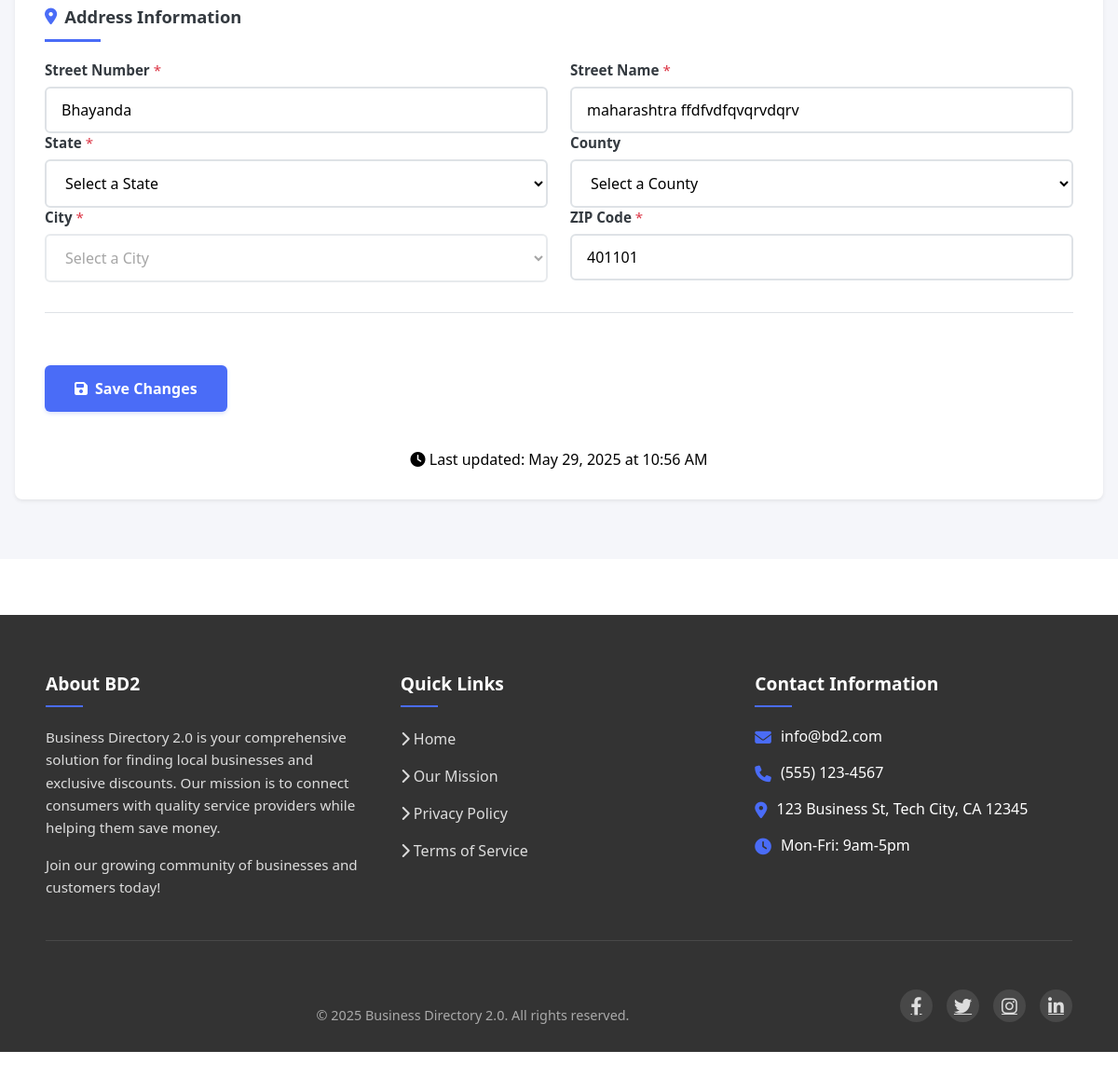
/users/consumer-dashboard/ (signed in, lower part), run on an earlier commit of the app's database.
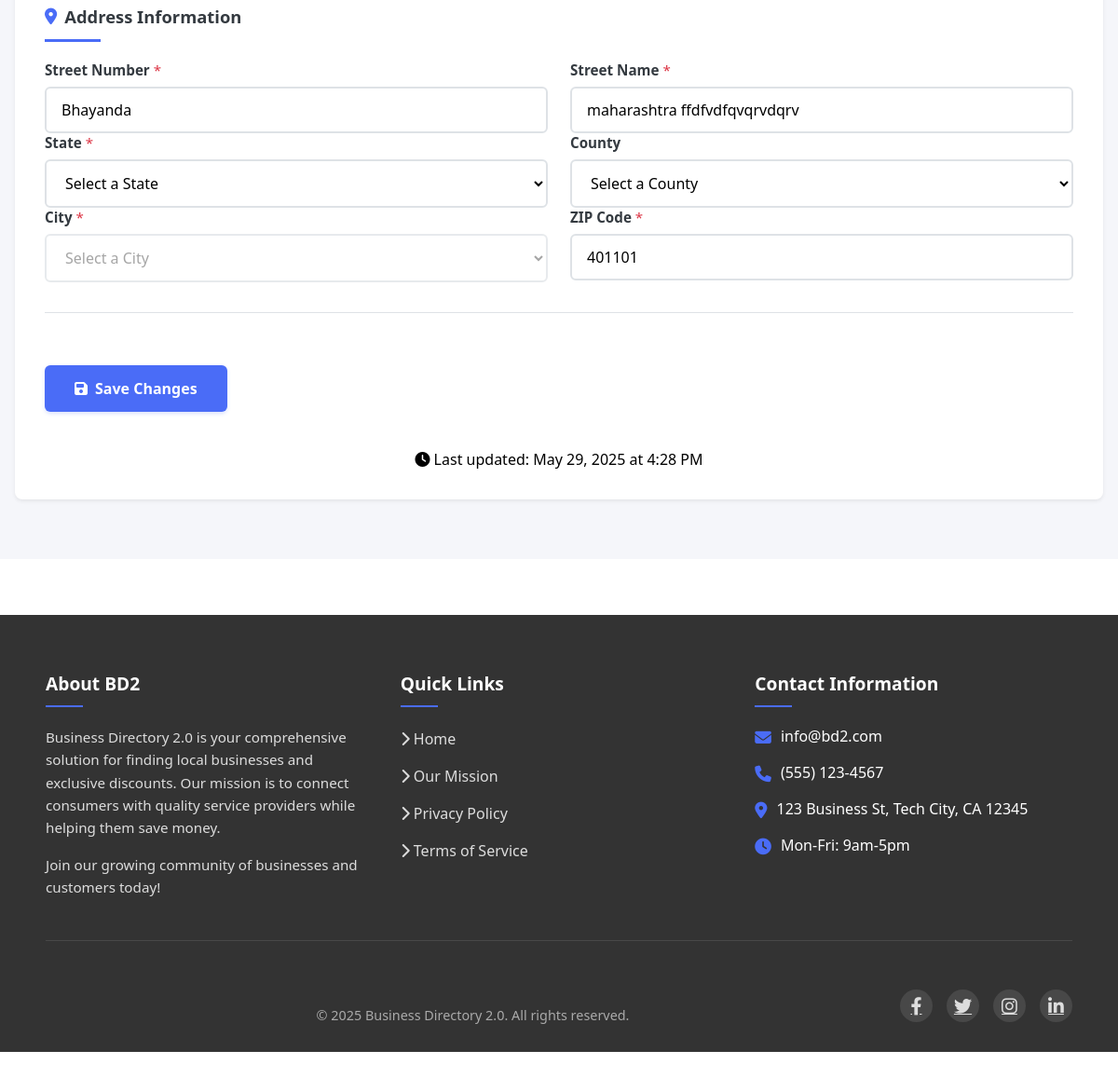
And on a later commit of the database.
### users/models.py (models this page shows, shortened)
class User(AbstractUser, TimeStampedModel):
    username = None
    email = models.EmailField(_("email address"), unique=True)
    phone_number = models.CharField(max_length=15, blank=True, null=True)
    profile_picture = models.ImageField(
        upload_to="profile_pictures/", blank=True, null=True
    )
    address = models.ForeignKey(
        Address, on_delete=models.SET_NULL, null=True, blank=True
    )
    user_type = models.CharField(
        max_length=10, choices=UserType.choices, default=UserType.REQUESTOR
    )
    business_name = models.CharField(max_length=255, blank=True, null=True)
    website = models.URLField(blank=True, null=True)
    business_card_front = models.ImageField(
        upload_to="business_cards/", blank=True, null=True
    )
    business_card_back = models.ImageField(
        upload_to="business_cards/", blank=True, null=True
    )
    has_blank_card_back = models.BooleanField(default=False)
    service_description = models.TextField(blank=True, null=True)
    BUSINESS_CARD_STATUS_CHOICES = (
        ("pending_review", "Pending Review"),
        ("accepted", "Accepted"),
        ("rejected", "Rejected"),
    )
    business_card_status = models.CharField(
        max_length=20,
        choices=BUSINESS_CARD_STATUS_CHOICES,
        default="pending_review",
        blank=True,
        null=True,
    )
    login_token = models.CharField(max_length=100, blank=True, null=True)
    token_expiry = models.DateTimeField(blank=True, null=True)
    groups = models.ManyToManyField(
        "auth.Group",
        verbose_name=_("groups"),
        blank=True,
        help_text=_(
            "The groups this user belongs to. A user will get all permissions "
            "granted to each of their groups."
        ),
        related_name="custom_user_set",
        related_query_name="user",
    )
    user_permissions = models.ManyToManyField(
        "auth.Permission",
        verbose_name=_("user permissions"),
        blank=True,
        help_text=_("Specific permissions for this user."),
        related_name="custom_user_set",
        related_query_name="user",
    )
    USERNAME_FIELD = "email"
    REQUIRED_FIELDS = []
    objects = UserManager()

### core/models.py (models this page shows, shortened)
class TimeStampedModel(models.Model):
    created_at = models.DateTimeField(auto_now_add=True)
    updated_at = models.DateTimeField(auto_now=True)
    is_active = models.BooleanField(default=True)
    class Meta:
        abstract = True

class Address(TimeStampedModel):
    street = models.CharField(max_length=255)
    city = models.CharField(max_length=100)
    state = models.CharField(max_length=100)
    postal_code = models.CharField(max_length=20)
    country = models.CharField(max_length=100, default="United States")
    latitude = models.DecimalField(
        max_digits=9, decimal_places=6, null=True, blank=True
    )
    longitude = models.DecimalField(
        max_digits=9, decimal_places=6, null=True, blank=True
    )
    class Meta:
        verbose_name_plural = "Addresses"

### users/views.py (the view)
# urls.py: path("consumer-dashboard/", views.consumer_dashboard, name="consumer_dashboard"),
@login_required
def consumer_dashboard(request):
    user = request.user
    if user.login_token and user.is_token_valid():
        user.clear_token()
    context = {
        "user": user,
        **get_dashboard_stats(user),
        **get_user_profile_data(user),
        **get_user_preferences_data(user),
        **get_offers_data(user),
        **get_notification_settings(user),
        "states": get_us_states(),
        "all_categories": get_formatted_categories(),
    }
    return render(request, "users/consumer_dashboard.html", context)

### users/views.py (called while the page is built)
def get_user_profile_data(user):
    address_number = ""
    address_street = ""
    if user.address and user.address.street:
        parts = user.address.street.split(" ", 1)
        address_number = parts[0] if len(parts) > 0 else ""
        address_street = parts[1] if len(parts) > 1 else ""
    return {"address_number": address_number, "address_street": address_street}

def get_user_preferences_data(user):
    try:
        interests = ConsumerInterest.objects.get(user=user)
        selected_categories = list(interests.categories.all())
        receive_notifications = interests.receive_notifications
        specific_services = ""
        if hasattr(user, "profile") and user.profile:
            specific_services = user.profile.bio or ""
    except ConsumerInterest.DoesNotExist:
        selected_categories = []
        receive_notifications = True
        specific_services = ""
    return {
        "selected_categories": selected_categories,
        "receive_notifications": receive_notifications,
        "specific_services": specific_services,
    }

### users/templates/users/consumer_dashboard.html (shortened to what this page needs)
{% extends "base.html" %}
{% load static %}
{% block extra_css %}
<link rel="stylesheet" href="{% static 'css/consumer_dashboard.css' %}">
<link rel="stylesheet" href="https://cdn.jsdelivr.net/npm/toastify-js/src/toastify.min.css">
{% endblock %}
{% block content %}
<main class="consumer-dashboard">
  <section class="dashboard-content active" id="profile-section" role="tabpanel" aria-labelledby="profile-tab">
    {% include "users/consumer_dashboard_profile.html" %}
  </section>
</main>
{% endblock %}

### users/templates/users/consumer_dashboard_profile.html (shortened to what this page needs)
<form class="profile-form" action="{% url 'user_profile' %}" method="post">
  <div class="form-section">
    <h3 class="section-title"><i class="fas fa-map-marker-alt"></i> Address Information</h3>
    <div class="form-row">
      <div class="form-group" style="flex: 0.3;">
        <label for="address-number">Street Number <span class="required">*</span></label>
        <input type="text" id="address-number" name="address_number" value="{{ address_number|default:'' }}" placeholder="123" required>
      </div>
      <div class="form-group" style="flex: 0.7;">
        <label for="address-street">Street Name <span class="required">*</span></label>
        <input type="text" id="address-street" name="address_street" value="{{ address_street|default:'' }}" placeholder="Main Street" required>
      </div>
    </div>
    <div class="form-row">
      <div class="form-group">
        <label for="state">State <span class="required">*</span></label>
        <select id="state" name="state" data-current="{{ user.address.state|default:'' }}" required>
          <option value="">Select a State</option>
        </select>
      </div>
      <div class="form-group">
        <label for="county">County</label>
        <select id="county" name="county" {% if not user.address.state %}disabled{% endif %}>
          <option value="">Select a County</option>
        </select>
      </div>
    </div>
    <div class="form-row">
      <div class="form-group">
        <label for="city">City <span class="required">*</span></label>
        <select id="city" name="city" {% if not user.address.county %}disabled{% endif %} required>
          <option value="">Select a City</option>
        </select>
      </div>
      <div class="form-group">
        <label for="zip">ZIP Code <span class="required">*</span></label>
        <input type="text" id="zip" name="zip" value="{{ user.address.postal_code|default:'' }}" placeholder="12345" pattern="[0-9]{5}" maxlength="5" required>
      </div>
    </div>
  </div>
  <div class="form-actions">
    <button type="submit" class="primary-button">
      <i class="fas fa-save"></i> Save Changes
    </button>
  </div>
  <div class="last-updated text-center mt-2">
    <i class="fas fa-clock"></i> Last updated:
    <span id="last-updated-timestamp">
      {% if user.updated_at %}
        {{ user.updated_at|date:"F j, Y \a\t g:i A" }}
      {% else %}
        Never
      {% endif %}
    </span>
  </div>
</form>

What changed in the data, as far as the page shows it:
changed User "Select a City": updated_at "May 29, 2025 at 10:56 AM" → "May 29, 2025 at 4:28 PM"
